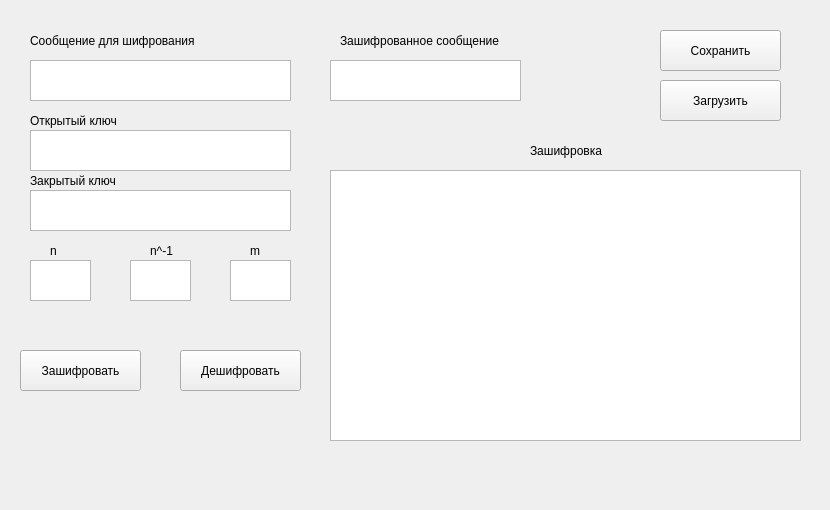
<?xml version="1.0" encoding="UTF-8"?>
<ui version="4.0">
 <class>MainWindow</class>
 <widget class="QMainWindow" name="MainWindow">
  <property name="geometry">
   <rect>
    <x>0</x>
    <y>0</y>
    <width>830</width>
    <height>510</height>
   </rect>
  </property>
  <property name="windowTitle">
   <string>MainWindow</string>
  </property>
  <widget class="QWidget" name="centralwidget">
   <widget class="QPushButton" name="encrypt">
    <property name="geometry">
     <rect>
      <x>20</x>
      <y>350</y>
      <width>121</width>
      <height>41</height>
     </rect>
    </property>
    <property name="text">
     <string>Зашифровать</string>
    </property>
   </widget>
   <widget class="QLabel" name="label_4">
    <property name="geometry">
     <rect>
      <x>30</x>
      <y>30</y>
      <width>191</width>
      <height>21</height>
     </rect>
    </property>
    <property name="text">
     <string>Сообщение для шифрования</string>
    </property>
   </widget>
   <widget class="QPushButton" name="decrypt">
    <property name="geometry">
     <rect>
      <x>180</x>
      <y>350</y>
      <width>121</width>
      <height>41</height>
     </rect>
    </property>
    <property name="text">
     <string>Дешифровать</string>
    </property>
   </widget>
   <widget class="QLabel" name="label_5">
    <property name="geometry">
     <rect>
      <x>340</x>
      <y>30</y>
      <width>181</width>
      <height>21</height>
     </rect>
    </property>
    <property name="text">
     <string>Зашифрованное сообщение</string>
    </property>
   </widget>
   <widget class="QPushButton" name="save">
    <property name="geometry">
     <rect>
      <x>660</x>
      <y>30</y>
      <width>121</width>
      <height>41</height>
     </rect>
    </property>
    <property name="text">
     <string>Сохранить</string>
    </property>
   </widget>
   <widget class="QPushButton" name="load">
    <property name="geometry">
     <rect>
      <x>660</x>
      <y>80</y>
      <width>121</width>
      <height>41</height>
     </rect>
    </property>
    <property name="text">
     <string>Загрузить</string>
    </property>
   </widget>
   <widget class="QPlainTextEdit" name="mes">
    <property name="geometry">
     <rect>
      <x>30</x>
      <y>60</y>
      <width>261</width>
      <height>41</height>
     </rect>
    </property>
   </widget>
   <widget class="QPlainTextEdit" name="dec_mes">
    <property name="geometry">
     <rect>
      <x>330</x>
      <y>60</y>
      <width>191</width>
      <height>41</height>
     </rect>
    </property>
   </widget>
   <widget class="QPlainTextEdit" name="open_key">
    <property name="geometry">
     <rect>
      <x>30</x>
      <y>130</y>
      <width>261</width>
      <height>41</height>
     </rect>
    </property>
   </widget>
   <widget class="QPlainTextEdit" name="close_key">
    <property name="geometry">
     <rect>
      <x>30</x>
      <y>190</y>
      <width>261</width>
      <height>41</height>
     </rect>
    </property>
   </widget>
   <widget class="QPlainTextEdit" name="n">
    <property name="geometry">
     <rect>
      <x>30</x>
      <y>260</y>
      <width>61</width>
      <height>41</height>
     </rect>
    </property>
   </widget>
   <widget class="QPlainTextEdit" name="n1">
    <property name="geometry">
     <rect>
      <x>130</x>
      <y>260</y>
      <width>61</width>
      <height>41</height>
     </rect>
    </property>
   </widget>
   <widget class="QPlainTextEdit" name="m">
    <property name="geometry">
     <rect>
      <x>230</x>
      <y>260</y>
      <width>61</width>
      <height>41</height>
     </rect>
    </property>
   </widget>
   <widget class="QLabel" name="label_6">
    <property name="geometry">
     <rect>
      <x>30</x>
      <y>110</y>
      <width>191</width>
      <height>21</height>
     </rect>
    </property>
    <property name="text">
     <string>Открытый ключ</string>
    </property>
   </widget>
   <widget class="QLabel" name="label_7">
    <property name="geometry">
     <rect>
      <x>30</x>
      <y>170</y>
      <width>191</width>
      <height>21</height>
     </rect>
    </property>
    <property name="text">
     <string>Закрытый ключ</string>
    </property>
   </widget>
   <widget class="QLabel" name="label_8">
    <property name="geometry">
     <rect>
      <x>50</x>
      <y>240</y>
      <width>21</width>
      <height>21</height>
     </rect>
    </property>
    <property name="text">
     <string>n</string>
    </property>
   </widget>
   <widget class="QLabel" name="label_9">
    <property name="geometry">
     <rect>
      <x>150</x>
      <y>240</y>
      <width>31</width>
      <height>21</height>
     </rect>
    </property>
    <property name="text">
     <string>n^-1</string>
    </property>
   </widget>
   <widget class="QLabel" name="label_10">
    <property name="geometry">
     <rect>
      <x>250</x>
      <y>240</y>
      <width>21</width>
      <height>21</height>
     </rect>
    </property>
    <property name="text">
     <string>m</string>
    </property>
   </widget>
   <widget class="QPlainTextEdit" name="plainTextEdit_6">
    <property name="geometry">
     <rect>
      <x>330</x>
      <y>170</y>
      <width>471</width>
      <height>271</height>
     </rect>
    </property>
   </widget>
   <widget class="QLabel" name="label_11">
    <property name="geometry">
     <rect>
      <x>530</x>
      <y>140</y>
      <width>191</width>
      <height>21</height>
     </rect>
    </property>
    <property name="text">
     <string>Зашифровка</string>
    </property>
   </widget>
  </widget>
 </widget>
 <resources/>
 <connections/>
</ui>
